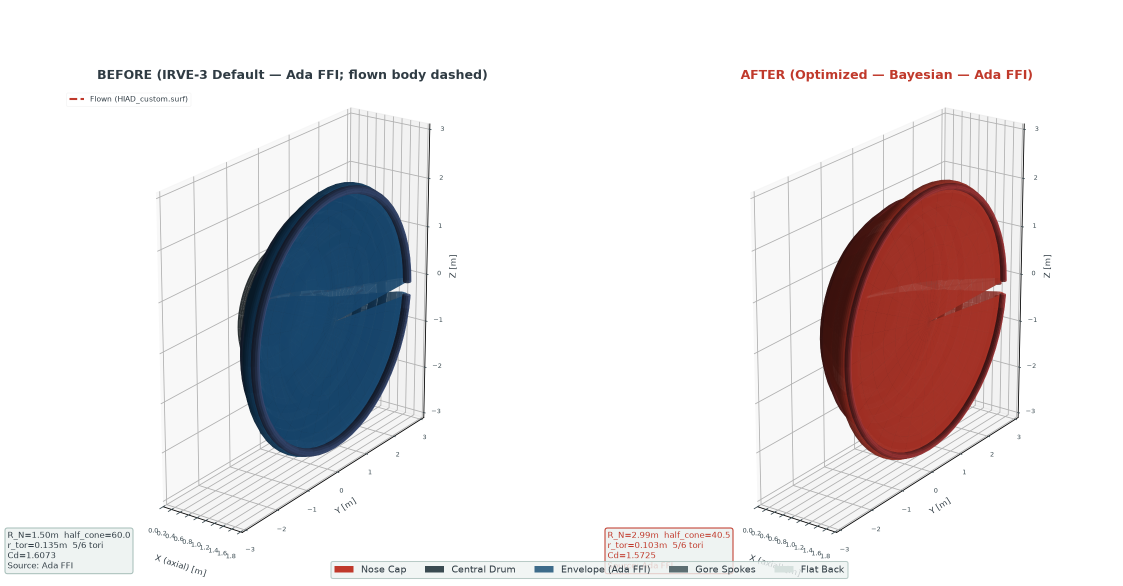
#> input picture stellarorion_program_proc/optimization_comparison.png, 2246 x 1172 px, found by its file name (shown at 1/2 size)
$ python spy_cmp.py
#> lines starting #> are read from the running program, lines starting #| are printed output that depends on the picture; after the words box and inside, x2 and y2 are one past the last pixel; in counts of white or black regions, pixels touching at a corner belong together
"""Pixel-verify optimization_comparison.png after tick/legend fixes.

AXIOMS: a text collision = two glyph sets sharing one 8-connected dark
component (the method the 2026-10-08 image audit used). Panel geometry is
unchanged by the fix, so the audit's measured zones still locate the same
labels.

THEORIES: (1) two properly spaced labels are >=2 separate components in
their former blob zone; (2) an opaque upper-left legend shows the full
'Flown (HIAD_custom.surf)' glyph run (>=16 glyph-like components); (3) a
regression back to a merged blob yields <2 components in a tick zone.

APPLICATION: prints per-zone component tables (x/y extents + area) for
human review and exits 1 on any regression, 2 if the PNG is unreadable.
No value is asserted from memory: every verdict comes from these pixels.
"""
import sys

from PIL import Image
import numpy as np

PNG = sys.argv[1] if len(sys.argv) > 1 else (
    "/Users/albertstarfield/Documents/NeoSchool14/for_someone/"
    "StellarOrion_HypersonicEdition/stellarorion_program_proc/"
    "optimization_comparison.png")


def load_dark(path):
    """Return (grayscale array, boolean dark mask) for a PNG.

    Parameters:
        path (str): filesystem path to the rendered figure.
    Returns:
        tuple: (numpy uint8 array, numpy bool mask of pixels with L < 128).
    Raises:
        SystemExit(2): if the file cannot be opened as an image.
    """
    try:
        im = Image.open(path).convert("L")
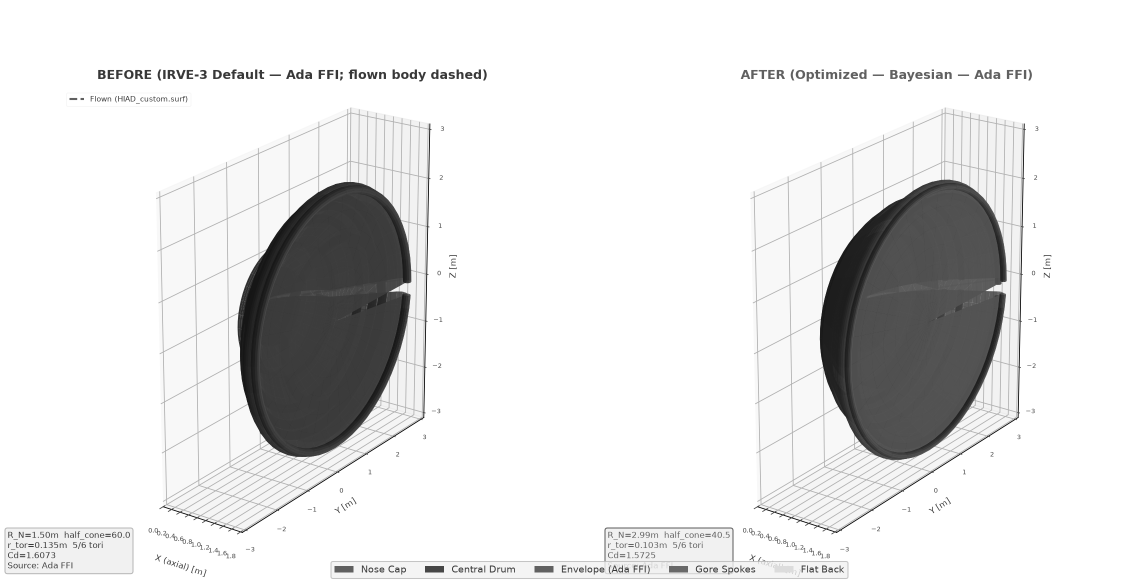
#> im: PIL image 2246x1172 L (shown at 1/2 size); min 0, max 255, mean 228.4
    except OSError as exc:  # noqa: BLE001 - surface exact cause, never silent
        print(f"ERROR: cannot open {path}: {exc}")
        raise SystemExit(2) from exc
    arr = np.asarray(im)
    return arr, arr < 128


def components(mask):
    """Label 8-connected components of a boolean mask (iterative BFS).

    Parameters:
        mask (numpy bool 2-D): dark-pixel mask.
    Returns:
        list: (x0, y0, x1, y1, area) per component with area >= 4 px.
    """
    h, w = mask.shape
    seen = np.zeros_like(mask, dtype=bool)
    out = []
    ys, xs = np.nonzero(mask)
    for y0, x0 in zip(ys, xs):
        if seen[y0, x0]:
            continue
        stack = [(y0, x0)]
        seen[y0, x0] = True
        minx = maxx = x0
        miny = maxy = y0
        area = 0
        while stack:
            y, x = stack.pop()
            area += 1
            if x < minx:
                minx = x
            if x > maxx:
                maxx = x
            if y < miny:
                miny = y
            if y > maxy:
                maxy = y
            for dy in (-1, 0, 1):
                for dx in (-1, 0, 1):
                    ny, nx = y + dy, x + dx
                    if (0 <= ny < h and 0 <= nx < w
                            and mask[ny, nx] and not seen[ny, nx]):
                        seen[ny, nx] = True
                        stack.append((ny, nx))
        if area >= 4:
            out.append((minx, miny, maxx, maxy, area))
    return out


def main():
    """Run all zone checks; return process exit code (0 pass, 1 fail)."""
    arr, dark = load_dark(PNG)
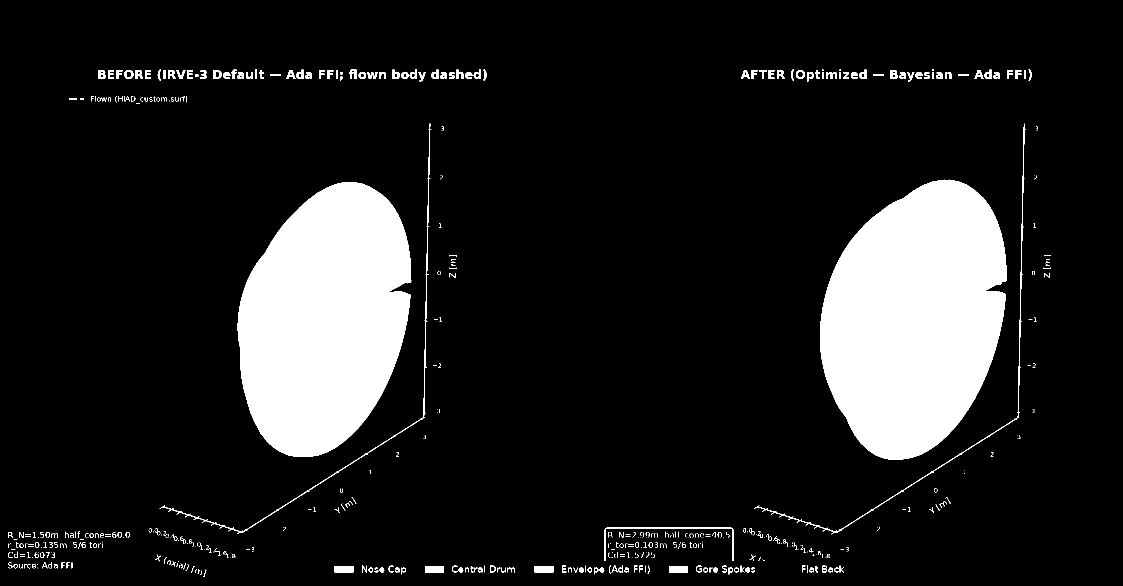
#> dark: shape (1172, 2246) bool (shown at 1/2 size); 12.2% white; 532 white regions (307 under 20 px), largest, box (x1, y1, x2, y2) and area: (1640, 359, 2013, 920) 155683, (475, 364, 823, 914) 143078, (319, 247, 863, 1068) 2280
    print(f"image {arr.shape[1]}x{arr.shape[0]}  dark_px={int(dark.sum())}")
#| image 2246x1172  dark_px=322418

    edge = bool(dark[:3, :].any() or dark[-3:, :].any()
                or dark[:, :3].any() or dark[:, -3:].any())
#> edge = False
    print("edge-clip ink:", "FAIL" if edge else "none")
#| edge-clip ink: none
    fail = edge
#> fail = False

    # Zones measured by the 2026-10-08 audit (composition unchanged by fix).
    zones = {
        "L xtick": (170, 300, 320, 340),    # old merged blob x218-255 y313-331
        "R xtick": (630, 300, 790, 340),    # old merged blob x689-727
        "L ytick": (255, 275, 315, 330),    # old 0<->-2 merge x284-296
        "R ytick": (725, 275, 785, 330),    # old merge x755-767
        "L legend": (0, 180, 330, 285),     # old box x5-305 y236-274
    }
    for name, (zx0, zy0, zx1, zy1) in zones.items():
        sub = dark[zy0:zy1, zx0:zx1]
        comps = [c for c in components(sub)
                 if c[4] >= 6 and (c[2] - c[0]) <= 60 and (c[3] - c[1]) <= 30]
        print(f"\n{name} zone ({zx0},{zy0})-({zx1},{zy1}): {len(comps)} comps")
        for (x0, y0, x1, y1, area) in sorted(comps, key=lambda c: c[0]):
            print(f"   x{x0 + zx0}-{x1 + zx0} y{y0 + zy0}-{y1 + zy0} area{area}")
        if name.endswith("xtick") or name.endswith("ytick"):
            if len(comps) < 2:
                print(f"   REGRESSION: {name} still merged (<2 comps)")
                fail = True
        if name == "L legend":
            glyphs = [c for c in comps
                      if 4 <= (c[3] - c[1]) <= 22 and (c[2] - c[0]) <= 22]
            print(f"   glyph-like: {len(glyphs)}")
            if len(glyphs) < 16:
                print("   REGRESSION: legend text still occluded (<16 glyphs)")
                fail = True
#> this loop made 5 passes
#| L xtick zone (170,300)-(320,340): 0 comps
#| R xtick zone (630,300)-(790,340): 0 comps
#| L ytick zone (255,275)-(315,330): 0 comps
#| R ytick zone (725,275)-(785,330): 0 comps
#| L legend zone (0,180)-(330,285): 22 comps
#|    glyph-like: 19
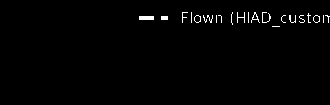
#> sub: shape (105, 330) bool; 1.2% white in thin lines or dots, all inside (x1, y1, x2, y2) = (139, 12, 330, 27)

    print("\nVERDICT:", "FAIL" if fail else "PASS")
    return 1 if fail else 0


if __name__ == "__main__":
#> (the run stopped early here; a loop or call above may not have finished)
